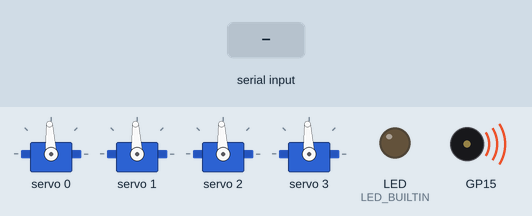
A program run on a simulated Raspberry Pi Pico W. On the bench: 4 × servo, output pins drawn as LEDs (lit = HIGH), buzzer (waves = sounding). Inputs (shaded band) come from the test bench. WiFi joins after 1.5 s; servers stay silent unless stated; what the program prints to the serial monitor is not drawn.

Above: at 1.6 s.
At 2.7 s:
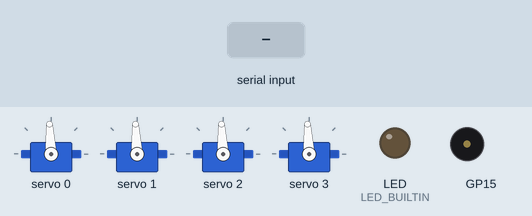
2.8 s: "<LED,1>" received over Serial
4.3 s: "<BUZZ,1>" received over Serial
5.8 s: "<90,45,200>" received over Serial
Timing chart, 0 to 8.8 s (numbered marks = the images above; inputs shaded):
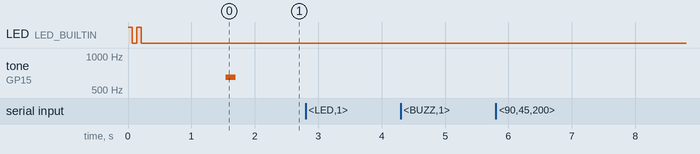

Measured:
- after the input at 2.8 s, every drawn part: stays the same
- after the input at 4.3 s, every drawn part: stays the same
- after the input at 5.8 s, every drawn part: stays the same

The program:

main.cpp
```cpp
#include <Arduino.h>
#include <Wire.h>
#include <WiFi.h>
#include <Adafruit_PWMServoDriver.h>
#include <math.h>
#include <stdlib.h>
#include <string.h>

#if __has_include("config.h")
#include "config.h"
#else
#define WIFI_SSID ""
#define WIFI_PASSWORD ""
#define AP_SSID "ROBOT_ARM_PICO"
#define AP_PASSWORD "robot12345"
#endif

#ifndef SERIAL_BAUD
#define SERIAL_BAUD 115200
#endif

#ifndef TCP_PORT
#define TCP_PORT 7777
#endif

#ifndef I2C_SDA_PIN
#define I2C_SDA_PIN 4
#endif

#ifndef I2C_SCL_PIN
#define I2C_SCL_PIN 5
#endif

#ifndef PCA9685_ADDRESS
#define PCA9685_ADDRESS 0x40
#endif

#ifndef SERVO_EE_CHANNEL
#define SERVO_EE_CHANNEL 0
#endif

#ifndef SERVO_Q1_CHANNEL
#define SERVO_Q1_CHANNEL 1
#endif

#ifndef SERVO_Q2_CHANNEL
#define SERVO_Q2_CHANNEL 2
#endif

#ifndef SERVO_Q3_CHANNEL
#define SERVO_Q3_CHANNEL 3
#endif

#ifndef BUZZER_PIN
#define BUZZER_PIN 15
#endif

static constexpr uint16_t kServoMinUs = 500;
static constexpr uint16_t kServoMaxUs = 2500;
static constexpr uint16_t kServoFreqHz = 50;
static constexpr size_t kBufferSize = 128;
static constexpr uint32_t kWifiTimeoutMs = 15000;

Adafruit_PWMServoDriver pwm(PCA9685_ADDRESS);
WiFiServer tcpServer(TCP_PORT);
WiFiClient tcpClient;

struct ServoMove {
  uint8_t channel;
  float currentDeg;
  float startDeg;
  float targetDeg;
  uint32_t startMs;
  uint32_t durationMs;
  bool moving;
};

ServoMove servos[] = {
    {SERVO_EE_CHANNEL, 90.0f, 90.0f, 90.0f, 0, 0, false},
    {SERVO_Q1_CHANNEL, 90.0f, 90.0f, 90.0f, 0, 0, false},
    {SERVO_Q2_CHANNEL, 90.0f, 90.0f, 90.0f, 0, 0, false},
    {SERVO_Q3_CHANNEL, 90.0f, 90.0f, 90.0f, 0, 0, false},
};

struct MessageReader {
  char buffer[kBufferSize];
  size_t received;
  bool active;
  bool ready;
};

MessageReader serialReader = {{0}, 0, false, false};
MessageReader wifiReader = {{0}, 0, false, false};

char instruction[16] = "BUZZ";
float requestedAngles[4] = {90.0f, 90.0f, 90.0f, 90.0f};
uint32_t requestedTimes[4] = {1000, 1000, 1000, 1000};

uint16_t angleToPulseUs(float angle) {
  angle = constrain(angle, 0.0f, 180.0f);
  return static_cast<uint16_t>(kServoMinUs + ((kServoMaxUs - kServoMinUs) * angle / 180.0f));
}

void writeServo(uint8_t channel, float angle) {
  pwm.writeMicroseconds(channel, angleToPulseUs(angle));
}

float easeInOutCubic(float t) {
  if (t < 0.5f) {
    return 4.0f * t * t * t;
  }
  const float p = -2.0f * t + 2.0f;
  return 1.0f - (p * p * p) / 2.0f;
}

void startServoMove(ServoMove &servo, float targetDeg, uint32_t durationMs) {
  targetDeg = constrain(targetDeg, 0.0f, 180.0f);
  servo.startDeg = servo.currentDeg;
  servo.targetDeg = targetDeg;
  servo.startMs = millis();
  servo.durationMs = durationMs < 20 ? 20 : durationMs;
  servo.moving = fabsf(servo.targetDeg - servo.startDeg) > 0.1f;

  if (!servo.moving) {
    servo.currentDeg = servo.targetDeg;
    writeServo(servo.channel, servo.currentDeg);
  }
}

void updateServos() {
  const uint32_t now = millis();
  for (ServoMove &servo : servos) {
    if (!servo.moving) {
      continue;
    }

    const uint32_t elapsed = now - servo.startMs;
    if (elapsed >= servo.durationMs) {
      servo.currentDeg = servo.targetDeg;
      servo.moving = false;
    } else {
      const float t = static_cast<float>(elapsed) / static_cast<float>(servo.durationMs);
      const float eased = easeInOutCubic(t);
      servo.currentDeg = servo.startDeg + (servo.targetDeg - servo.startDeg) * eased;
    }
    writeServo(servo.channel, servo.currentDeg);
  }
}

void blinkLed(uint8_t count = 1) {
  for (uint8_t i = 0; i < count; i++) {
    digitalWrite(LED_BUILTIN, HIGH);
    delay(70);
    digitalWrite(LED_BUILTIN, LOW);
    delay(70);
  }
}

void playTone() {
  tone(BUZZER_PIN, 650, 160);
}

bool parseIncomingMessage(char *message) {
  char *token = strtok(message, ",");
  if (token == nullptr) {
    return false;
  }
  strncpy(instruction, token, sizeof(instruction) - 1);
  instruction[sizeof(instruction) - 1] = '\0';

  for (float &angle : requestedAngles) {
    token = strtok(nullptr, ",");
    if (token == nullptr) {
      return false;
    }
    angle = atof(token);
  }

  for (uint32_t &moveTime : requestedTimes) {
    token = strtok(nullptr, ",");
    if (token == nullptr) {
      return false;
    }
    const int parsedTime = atoi(token);
    moveTime = static_cast<uint32_t>(parsedTime < 20 ? 20 : parsedTime);
  }

  return true;
}

void feedReader(MessageReader &reader, char c) {
  if (c == '<') {
    reader.received = 0;
    reader.active = true;
    reader.ready = false;
    return;
  }

  if (c == '>' && reader.active) {
    reader.buffer[reader.received] = '\0';
    reader.active = false;
    reader.ready = true;
    return;
  }

  if (reader.active && reader.received < kBufferSize - 1) {
    reader.buffer[reader.received++] = c;
  }
}

void receiveSerialData() {
  while (Serial.available() > 0 && !serialReader.ready) {
    feedReader(serialReader, static_cast<char>(Serial.read()));
  }
}

void receiveWifiData() {
  if (!tcpClient || !tcpClient.connected()) {
    tcpClient = tcpServer.accept();
    if (tcpClient) {
      tcpClient.setNoDelay(true);
      tcpClient.println("<HELLO robot-arm>");
    }
  }

  while (tcpClient && tcpClient.connected() && tcpClient.available() > 0 && !wifiReader.ready) {
    feedReader(wifiReader, static_cast<char>(tcpClient.read()));
  }
}

void runInstruction() {
  if (strcmp(instruction, "LED") == 0) {
    blinkLed(1);
  } else if (strcmp(instruction, "BUZZ") == 0) {
    playTone();
  }

  startServoMove(servos[0], requestedAngles[0], requestedTimes[0]);
  startServoMove(servos[1], requestedAngles[1], requestedTimes[1]);
  startServoMove(servos[2], requestedAngles[2], requestedTimes[2]);
  startServoMove(servos[3], requestedAngles[3], requestedTimes[3]);
}

void printReplyTo(Print &out, bool ok) {
  out.print('<');
  out.print(ok ? "OK" : "ERR");
  out.print(",msg=");
  out.print(instruction);
  out.print(",ee=");
  out.print(requestedAngles[0], 1);
  out.print(",q1=");
  out.print(requestedAngles[1], 1);
  out.print(",q2=");
  out.print(requestedAngles[2], 1);
  out.print(",q3=");
  out.print(requestedAngles[3], 1);
  out.print(",uptime=");
  out.print(millis());
  out.println('>');
}

void setupWifi() {
  WiFi.mode(WIFI_STA);

  if (strlen(WIFI_SSID) > 0) {
    Serial.print("Connecting to WiFi SSID: ");
    Serial.println(WIFI_SSID);
    WiFi.begin(WIFI_SSID, WIFI_PASSWORD);

    const uint32_t start = millis();
    while (WiFi.status() != WL_CONNECTED && millis() - start < kWifiTimeoutMs) {
      delay(250);
      Serial.print('.');
    }
    Serial.println();

    if (WiFi.status() == WL_CONNECTED) {
      Serial.print("WiFi connected. Robot IP: ");
      Serial.println(WiFi.localIP());
      tcpServer.begin();
      return;
    }

    Serial.println("WiFi station failed; starting access point.");
  }

  WiFi.mode(WIFI_AP);
  WiFi.softAP(AP_SSID, AP_PASSWORD);
  delay(250);
  Serial.print("Access point started. SSID: ");
  Serial.print(AP_SSID);
  Serial.print(" password: ");
  Serial.print(AP_PASSWORD);
  Serial.print(" IP: ");
  Serial.println(WiFi.softAPIP());
  tcpServer.begin();
}

void setup() {
  pinMode(LED_BUILTIN, OUTPUT);
  pinMode(BUZZER_PIN, OUTPUT);
  blinkLed(2);

  Serial.begin(SERIAL_BAUD);
  delay(1000);
  Serial.println();
  Serial.println("<Robot arm controller boot>");

  Wire.setSDA(I2C_SDA_PIN);
  Wire.setSCL(I2C_SCL_PIN);
  Wire.begin();

  pwm.begin();
  pwm.setOscillatorFrequency(27000000);
  pwm.setPWMFreq(kServoFreqHz);
  delay(10);

  for (ServoMove &servo : servos) {
    writeServo(servo.channel, servo.currentDeg);
  }

  setupWifi();
  playTone();
  Serial.println("<READY>");
}

void loop() {
  receiveSerialData();
  receiveWifiData();

  if (serialReader.ready) {
    const bool ok = parseIncomingMessage(serialReader.buffer);
    if (ok) {
      runInstruction();
    }
    printReplyTo(Serial, ok);
    serialReader.ready = false;
  }

  if (wifiReader.ready) {
    const bool ok = parseIncomingMessage(wifiReader.buffer);
    if (ok) {
      runInstruction();
    }
    printReplyTo(Serial, ok);
    if (tcpClient && tcpClient.connected()) {
      printReplyTo(tcpClient, ok);
    }
    wifiReader.ready = false;
  }

  updateServos();
}
```

config.example.h
```cpp
#pragma once

// If WIFI_SSID is empty, the Pico W starts an access point named ROBOT_ARM_PICO.
#define WIFI_SSID ""
#define WIFI_PASSWORD ""

#define AP_SSID "ROBOT_ARM_PICO"
#define AP_PASSWORD "robot12345"
```
